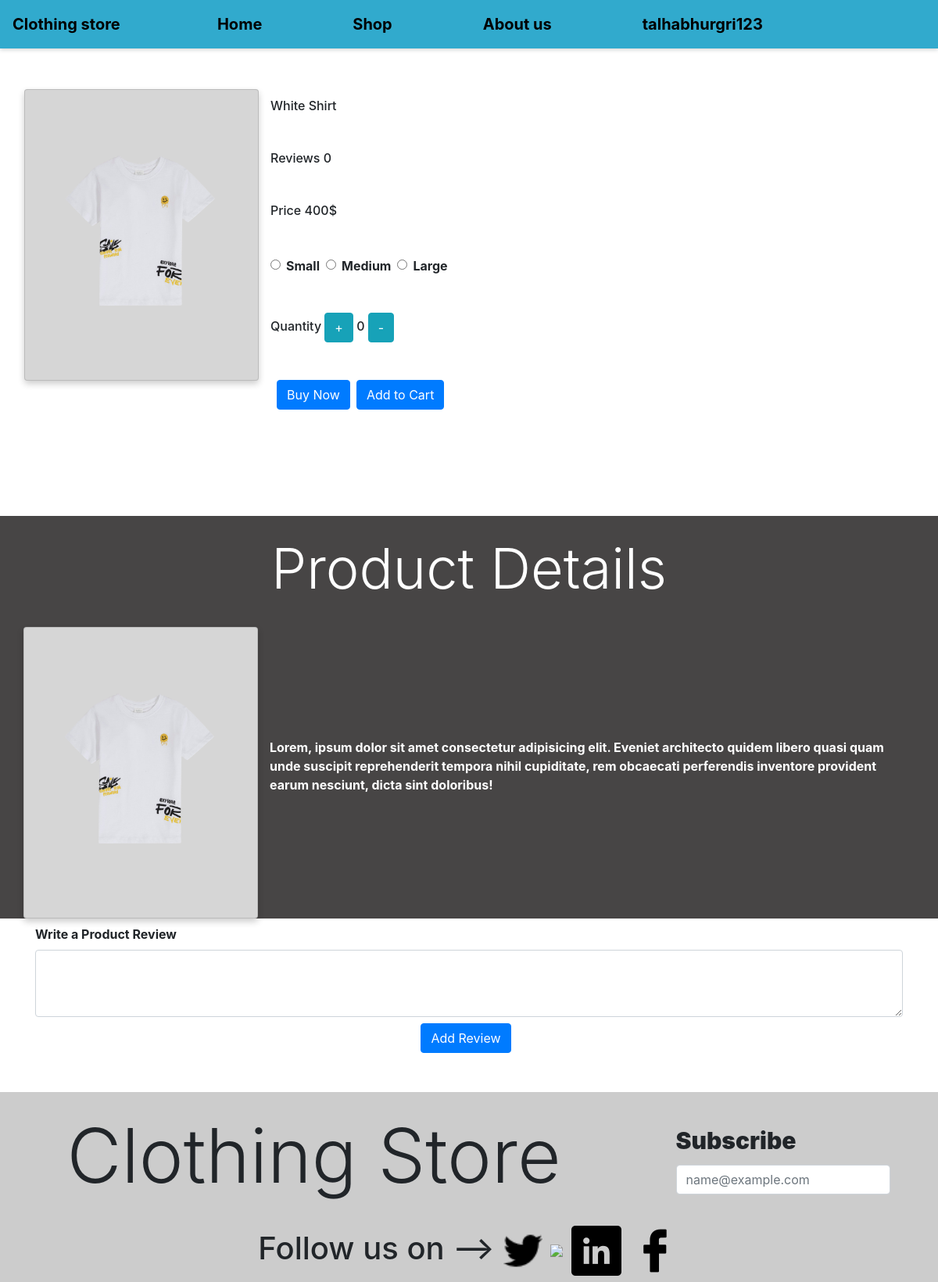
The app's page /product/3 (signed in) with its own data.
### clothingstore/models.py (models this page shows, shortened)
class Product(models.Model):
    categories = (
        ('shirt', 'shirt'),
        ('jeans', 'jeans'),
        ('shoes', 'shoes'),
    )
    size = (
        ('small', 'small'), ('medium', 'medium'), ('large', 'large')
    )
    product_name = models.CharField(max_length=30, blank=False)
    product_category = models.CharField(max_length=14, choices=categories, blank=False) # noqa
    product_price = models.IntegerField(blank=False)
    product_size = models.CharField(max_length=15, choices=size, blank=False, default="medium") # noqa
    product_quantity = models.IntegerField(blank=False)
    product_pic = models.ImageField(null=False, blank=False)
    date_created = models.DateTimeField(auto_now_add=True)

### clothingstore/decorators.py (the view)
        def wrapper(request, *args , **kwargs):
            group = None
            print('Checking Group ---- if it exists')
            print(request.user.groups.exists())
            if request.user.groups.exists():
                group = request.user.groups.all()[0].name
                print(group)
            if group in allowed_roles:
                return view_func(request , *args, **kwargs)
            else:
                print('it is working')
                return  redirect('dashboard')

### clothingstore/models.py (called while the page is built)
    def __str__(self):
        return f"{self.first_name +' ' + self.last_name}"

### clothingstore/views.py (called while the page is built, shortened)
@login_required(login_url='login')
@allowed_users(allowed_roles=['customer'])
def product(request, pk):
    product_detail = Product.objects.get(id=pk)
    form = Reviews()
    customerobj = Customer.objects.get(user__username=request.user.username)
    customer = Customer.objects.get(id=(request.user.id)-1)
    details = {'quantity': product_detail.product_quantity, 'id': product_detail.id} # noqa
    all_reviews = Reviews.objects.filter(product__id=product_detail.id)
    context = {'product_detail': product_detail, 'details': details, 'customer': customer, 'form': form, 'reviews': all_reviews} # noqa
    return render(request, 'clothingstore/product.html', context)

### clothingstore/templates/clothingstore/product.html (shortened to what this page needs)
{%extends 'clothingstore/index.html'%}
{%load static%}
{%block head%}
<link rel="stylesheet" href="{%static 'css/home.css'%}">
<link rel="stylesheet" href="{%static 'css/product.css'%}">
<link rel="stylesheet" href="{%static 'css/review_style.css'%}">
{%endblock%}
{%block content%}
{%include 'clothingstore/navbar.html'%}
<section class="product">
  <div class="container  shadow p-3 mb-5 bg-body rounded ">
    <div class="row d-flex align-items-center ">
      <img src={{product_detail.product_pic.url}} class="card img-thumbnail " alt="...">
      <form method="" action="">
        <div class="col  justify-content-center">
          <h6 class="display-6 my-5" id="productname"><span>{{product_detail.product_name}}</span></h6>
          <h6 class="display-6 my-5"><span id="productreviews">Reviews 0</span>
          </h6>
          <h6 class="display-6 my-5" id="productprice"><span>Price {{product_detail.product_price}}$</span>
          </h6>
          <div class="size d-flex">
            <div class="form-check">
              <input class="form-check-input " type="radio" name="psize" id="small" value="small">
              <label class="form-check-label mr-2" for="small">
                Small
              </label>
            </div>
            <div class="form-check">
              <input class="form-check-input" type="radio" name="psize" id="medium" value="medium">
              <label class="form-check-label mr-2" for="medium">
                Medium
              </label>
            </div>
            <div class="form-check">
              <input class="form-check-input" type="radio" name="psize" id="large" value="large">
              <label class="form-check-label" for="large">
                Large
              </label>
            </div>
          </div>
          <h6 class="display-6 my-5"><span>Quantity </span>
            <button type="button" class="btn btn-info" id="increaseQuantity">+</button>
            <span id="num">0</span>
            <button type="button" class="btn btn-info" id="decreaseQuantity">-</button>
          </h6>
          <div class="d-flex">
            <button type="button" class="btn btn-primary size-btn mx-2" data-toggle="modal" id="buynow"
              data-target="#exampleModal">Buy Now</button>
            <button class="btn btn-primary size-btn " id="addtocart">Add to Cart</button>
          </div>
        </div>
      </form>
    </div>
  </div>
</section>
<br>
<br>
<br>
<section class="product-detail">
  <div class="container">
    <h1 class="text-center display-3 text-white pt-4">Product Details</h1>
    <br>
    <div class="row d-flex ">
      <img src={{product_detail.product_pic.url}} class="card img-thumbnail" alt="...">
      <div class="col d-flex align-items-center text-white">
        <p>Lorem, ipsum dolor sit amet consectetur adipisicing elit. Eveniet architecto quidem libero quasi quam unde
          suscipit reprehenderit tempora nihil cupiditate, rem obcaecati perferendis inventore provident earum nesciunt,
          dicta sint doloribus!</p>
      </div>
    </div>
  </div>
</section>
<section class="reviews py-2 ">
  <form>
    <div class="container mb-3" id="review_form">
      <label for="exampleFormControlTextarea1" class="form-label">Write a Product Review</label>
      <textarea class="form-control" id="review_text" rows="3"></textarea>
      <div class="d-flex justify-content-center">
        <button type="button" class="btn btn-primary mt-2 mr-2" id="add_review">Add Review</button>
      </div>
      <div id="review_msg" class="alert">
      </div>
    </div>
  </form>
</section>
{%include 'clothingstore/footer.html'%}
{%endblock%}

### clothingstore/templates/clothingstore/navbar.html (shortened to what this page needs)
{%load static%}
<header>
    <nav class="navbar  navbar-expand-lg  ">
        <a class="navbar-brand" href="#">Clothing store</a>
        <div class="collapse navbar-collapse" id="navbarSupportedContent">
            <ul class="navbar-nav mr-auto">
                <li class="nav-item ">
                    <a class="nav-link" href="{%url 'home'%}">Home <span class="sr-only">(current)</span></a>
                </li>
                <li class="nav-item">
                    <a class="nav-link" href="{%url 'products'%}">Shop</a>
                </li>
                <li class="nav-item">
                    <a class="nav-link" href="#">About us</a>
                </li>
                <li class="nav-item">
                    <a class="nav-link" href="{%url 'customerProfile' request.user.id%}">{{request.user.username}}</a>
                </li>
        </div>
    </nav>
</header>

### static/css/home.css (style rules this page uses)
body, html { margin: 0; padding: 0; font-weight: bold; width: 100%; height: 100%; overflow-x: hidden; }
.navbar a { color: #000000; }
.navbar { background-color: #31AACD; font-size : 20px; box-shadow: 0 2px 5px 0 rgba(0,0,0,0.16); }
.navbar .navbar-nav { margin: 0 auto; }
.nav-item .nav-link { margin-right : 100px; }
.card { background-color: rgb(214, 214, 214);; color: black; box-shadow: 0 4px 8px 0 rgba(0, 0, 0, 0.2); transition: 0.3s; width: 300px; }
.product { background-color: #fff; }

### static/css/product.css (style rules this page uses)
* { box-sizing: border-box; margin: 0; padding: 0; }
.product-detail { background-color: rgb(71, 69, 69); }

### static/css/review_style.css (style rules this page uses)
ul, ul li { list-style: none; margin: 0px; }

### records on screen
Product: product_pic (picture), product_name "White Shirt", product_price "400"

### other values on screen
{{ request.user.username }} "talhabhurgri123"
